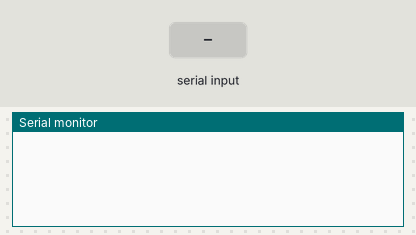
A sketch run on a simulated Arduino Mega 2560, built with avr-gcc and run on an emulated ATmega2560. Parts: the last lines printed to the serial monitor. The test bench sets the inputs (shaded band).

Above: at 1.2 s.
1.3 s: "1" received over the second serial link
At 1.9 s:
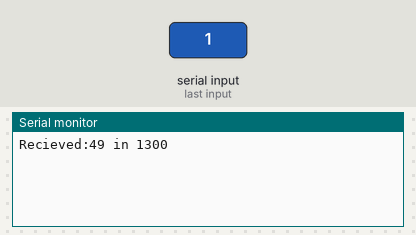
3.5 s: "0" received over the second serial link
At 3.9 s:
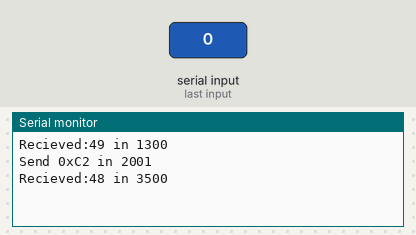
5.0 s: "2" received over the second serial link
At 5.6 s:
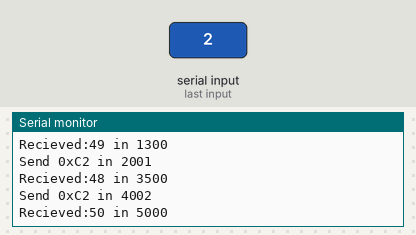
Timing chart, 0 to 8.0 s (numbered marks = the images above; inputs shaded):
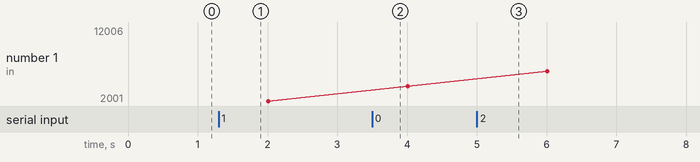

Measured:
- after the input at 1.3 s, the serial monitor: prints a new line at once (image 1)
- after the input at 3.5 s, the serial monitor: prints a new line at once (image 2)
- after the input at 5.0 s, the serial monitor: prints a new line at once (image 3)

The sketch:

BridgeTest.ino
```cpp
#include <SoftwareSerial.h>

#define SSerialTxControl 3   //RS485 Direction control
SoftwareSerial mySerial(10, 11); // RX, TX
unsigned long sendTime = 0;
void setup() {
  // put your setup code here, to run once:
  Serial1.begin(9600);//RS-485 adapter
  Serial.begin(9600);
  pinMode(SSerialTxControl, OUTPUT);
  digitalWrite(SSerialTxControl, LOW); // Init Recieve RS485
}

void loop()
{
  unsigned long tick = millis();

  if (tick - sendTime > 2000)
  {
    sendTime = tick;
    digitalWrite(SSerialTxControl, HIGH);
    Serial1.write(0xC2);
    delay(10);
    digitalWrite(SSerialTxControl, LOW);
    Serial.println("Send 0xС2 in " + String(tick));
    //while(Serial1.available()) Serial1.read();
  }
  if (Serial1.available() > 0)
  {
    while (Serial1.available())
    {
      byte inByte = Serial1.read();
      Serial.println("Recieved:"+String(inByte)+" in "+String(tick));
    }
  }
}
```
